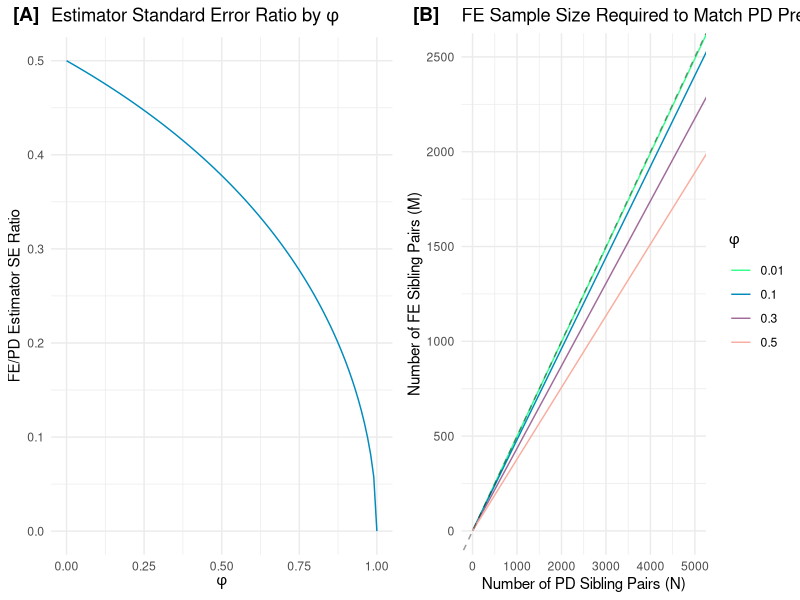
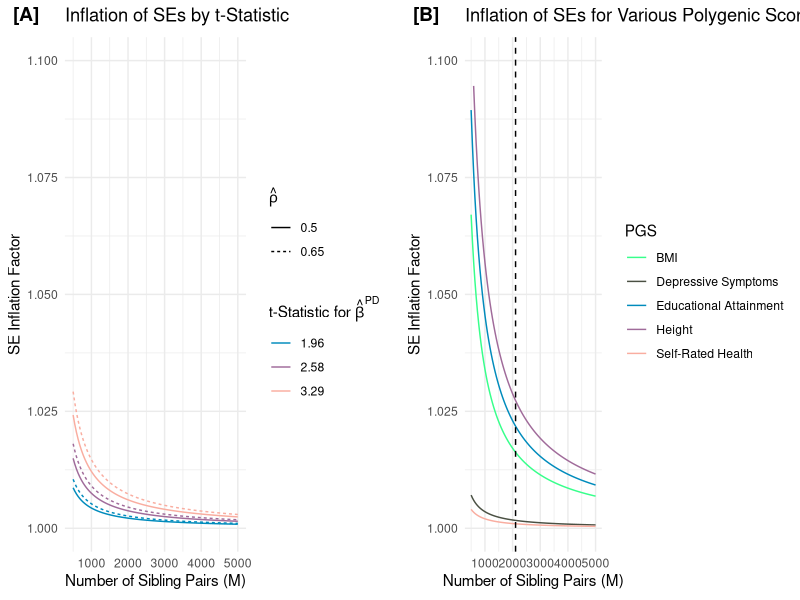
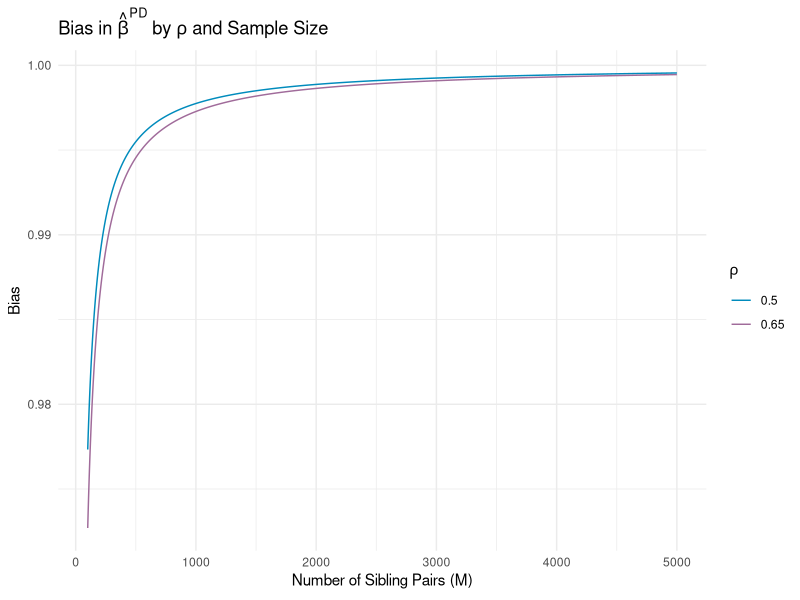

Generate these figures, in order, with R:
library(tidyverse)
library(ggpubr)


se.ratio <- function(phi){
  r <- sqrt((1-phi)/(4-phi))
  return(r)
}

var.ratio <- function(phi){
  r <- (1-phi)/(4-phi)
  return(r)
}

pd.samp.se <- function(N_FE, K, phi){
  phi_v <- rep(phi, length(N_FE))
  N_PD <- sqrt(4-phi_v)*(N_FE-K-1) / (sqrt(1-phi_v)) + K + 1
  return(N_PD)
}

pd.samp.var <- function(N_FE, K, phi){
  phi_v <- rep(phi, length(N_FE))
  N_PD <- (4-phi_v)*(N_FE-K-1) / ((1-phi_v)) + K + 1
  return(N_PD)
}

phi <- seq(0,1, 0.01)

d <- tibble(
  phi = phi,
  ratio = se.ratio(phi))

N_fe <- seq(1, 5001, 100)

d2 <- tibble(
  N_FE = rep(N_fe, 4),
  Phi = as.factor(c(rep(0.01, length(N_fe)),
          rep(0.1, length(N_fe)),
          rep(0.3, length(N_fe)),
          rep(0.5, length(N_fe)))),
  N_PD = c(pd.samp.se(N_fe, 0, 0.01),
           pd.samp.se(N_fe, 0, 0.1),
           pd.samp.se(N_fe, 0, 0.3),
           pd.samp.se(N_fe, 0, 0.5))
)

p1 <- ggplot(d, aes(x = phi, y = ratio)) +
  geom_line(color='#008BBC') +
  labs(x = expression(phi),
       y = 'FE/PD Estimator SE Ratio',
       title = expression('Estimator Standard Error Ratio by'~phi)) +
  coord_cartesian(xlim = c(0,1), ylim = c(0,0.5)) +
  theme_minimal()

p2 <- ggplot(d2, aes(x = N_PD, y=N_FE, color=Phi)) +
  geom_line() +
  geom_abline(aes(intercept=0, slope=0.5), lty=2, alpha=0.4) +
  coord_cartesian(xlim = c(0,5000), ylim = c(0, 2500)) +
  labs(x = 'Number of PD Sibling Pairs (N)',
       y = 'Number of FE Sibling Pairs (M)',
       title = 'FE Sample Size Required to Match PD Precision',
       color = expression(phi)) +
  scale_color_manual(values=c('0.01'='#37FF8B',
                              '0.1'='#008BBC',
                              '0.3'='#A06B9A',
                              '0.5'='#F9ADA0')) +
  theme_minimal()

comb1 <- ggarrange(p1, p2, ncol=2, labels = c('[A]', '[B]'))




rho.se.rat <- function(beta, se, rho, M){
  big_var <- se^2 + (beta^2*(1+rho)^2)/((M-3))
  se_rat <- sqrt(big_var/(se^2))
  return(se_rat)
}

M <- seq(500, 5000, length.out=100)

d3 <- tibble(M = M)
d3$BMI <- rho.se.rat(0.415, 0.075, 0.5, M)
d3$Height <- rho.se.rat(0.610, 0.091, 0.61, M)
d3$`Educational Attainment` <- rho.se.rat(0.336, 0.053, 0.52, M)
d3$`Self-Rated Health` <- rho.se.rat(0.103, 0.079, 0.54, M)
d3$`Depressive Symptoms` <- rho.se.rat(0.126, 0.072, 0.52, M)

p3 <- d3 |>
  pivot_longer(-M, names_to='PGS', values_to='SE Ratio') |>
  ggplot(aes(x=M, y=`SE Ratio`, color=PGS)) +
  geom_line() +
  geom_vline(aes(xintercept=2107), lty=2) +
  scale_color_manual(values=c('BMI'='#37FF8B',
                              'Depressive Symptoms'='#4A5043',
                              'Educational Attainment'='#008BBC',
                              'Height'='#A06B9A',
                              'Self-Rated Health'='#F9ADA0')) +
  labs(title=expression('Inflation of SEs for Various Polygenic Scores'),
       x=expression('Number of Sibling Pairs (M)'),
       y='SE Inflation Factor') +
  ylim(c(1, 1.1)) +
  theme_minimal()

d4 <- tibble(M = rep(M,2))
d4$z_1.96 <- c(rho.se.rat(1.96, 1, 0.5, M),
               rho.se.rat(1.96, 1, 0.65, M))
d4$z_2.58 <- c(rho.se.rat(2.58, 1, 0.5, M),
               rho.se.rat(2.58, 1, 0.65, M))
d4$z_3.29 <- c(rho.se.rat(3.29, 1, 0.5, M),
               rho.se.rat(3.29, 1, 0.65, M))
d4$rho <- rep(c(0.5, 0.65), each=length(M))

p4 <- d4 |>
  pivot_longer(c(-M,-rho), names_to='z-Score', values_to='Inflated SE', names_prefix = 'z_') |>
  ggplot(aes(x=M, y=`Inflated SE`, color=`z-Score`, lty=as.character(rho))) +
  geom_line() +
  #geom_vline(aes(xintercept=2107), lty=2) +
  scale_color_manual(values=c('1.96'='#008BBC',
                              '2.58'='#A06B9A',
                              '3.29'='#F9ADA0')) +
  labs(title=expression('Inflation of SEs by t-Statistic'),
       x=expression('Number of Sibling Pairs (M)'),
       y='SE Inflation Factor',
       color=expression('t-Statistic for'~hat(beta)^PD),
       lty=expression(hat(rho))) +
  ylim(c(1, 1.1)) +
  theme_minimal()


comb2 <- ggarrange(p4, p3, ncol=2, labels = c('[A]', '[B]'))


M_max <- 5000

d5 <- data.frame(M= rep(100:M_max, 2),
                 rho = rep(c(0.5, 0.65), each=length(100:M_max))) |>
  mutate(var = (1-rho^2)^2/(M-3)) |>
  mutate(bias = (1-rho)^2/(var + (1-rho)^2))


p5 <- ggplot(d5, aes(x = M, y = bias, color=as.factor(rho))) +
  geom_line() +
  labs(x=expression('Number of Sibling Pairs (M)'),
       y = 'Bias',
       title = expression('Bias in'~hat(beta)^PD~'by'~rho~'and Sample Size'),
       color = expression(rho)) +
  scale_color_manual(values=c('0.5'='#008BBC',
                              '0.65'='#A06B9A')) +
  theme_minimal()

ggsave('figures/phi-plots_figS2.png', comb1, height=6, width=10)
ggsave('figures/rho-plots_figS4.png', comb2, height=6, width=10)
ggsave('figures/bias-plot_figS3.png', p5, height=6, width=10)



